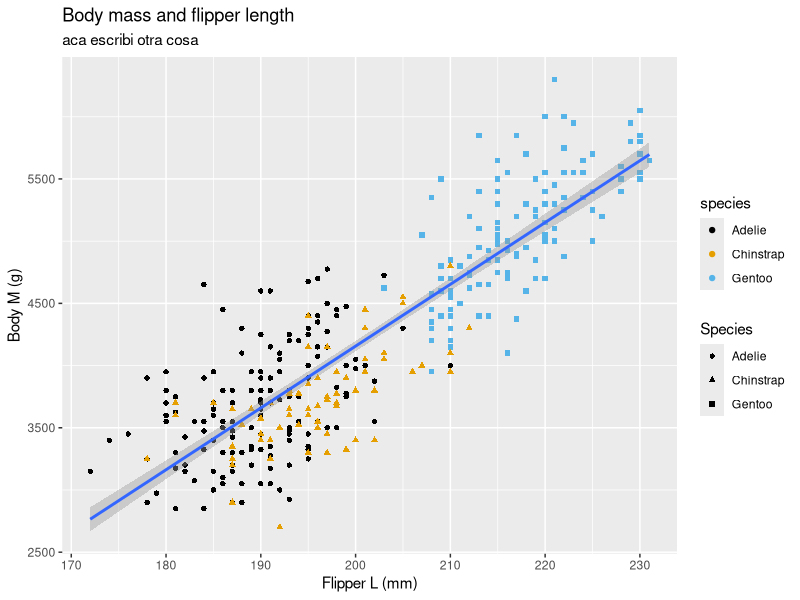

Write the R code that produced this figure.
library(tidyverse)
library(palmerpenguins)
library(ggthemes)
penguins
glimpse(penguins)
levels((penguins$species))
mean(penguins$body_mass_g)
?penguins
ggplot(
  data = penguins,
  mapping = aes(x = flipper_length_mm, y = body_mass_g)
)+
  geom_point(mapping = aes(colour = species, shape = species))+
  geom_smooth(method = "lm")+
  labs(
    title = "Body mass and flipper length",
    subtitle = "aca escribi otra cosa",
    x = "Flipper L (mm)", y = "Body M (g)",
    color = "species", shape = "Species"
  )+
  scale_color_colorblind()
